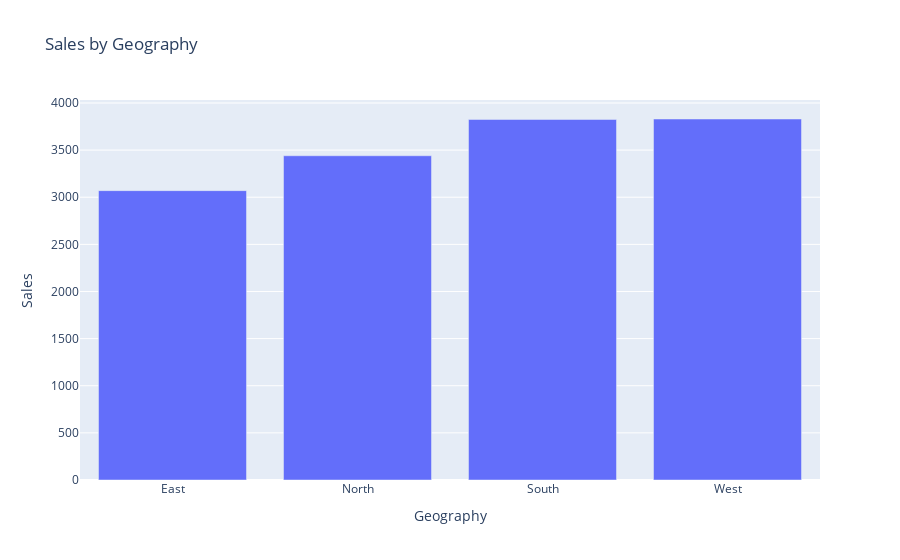

The cell this chart's notebook holds for it:
### Markdown cell above
### Make a visualization from the AI Agent's response

### Code cell
# Make a visualization

import plotly.express as px

fig = px.bar(response_df, x='Geography', y='Sales', title='Sales by Geography')
fig

### Figure 1 — Plotly figure (JSON) as saved in the notebook; plotly's stock layout.template omitted (floating-point values rounded to 4 significant figures)
{"data": [{"alignmentgroup": "True", "hovertemplate": "Geography=%{x}<br>Sales=%{y}<extra></extra>", "legendgroup": "", "marker": {"color": "#636efa", "pattern": {"shape": ""}}, "name": "", "offsetgroup": "", "orientation": "v", "showlegend": false, "textposition": "auto", "type": "bar", "x": ["East", "North", "South", "West"], "xaxis": "x", "y": [3070, 3440, 3825, 3830], "yaxis": "y"}], "layout": {"barmode": "relative", "legend": {"tracegroupgap": 0}, "title": {"text": "Sales by Geography"}, "xaxis": {"anchor": "y", "domain": [0, 1], "title": {"text": "Geography"}}, "yaxis": {"anchor": "x", "domain": [0, 1], "title": {"text": "Sales"}}}}
